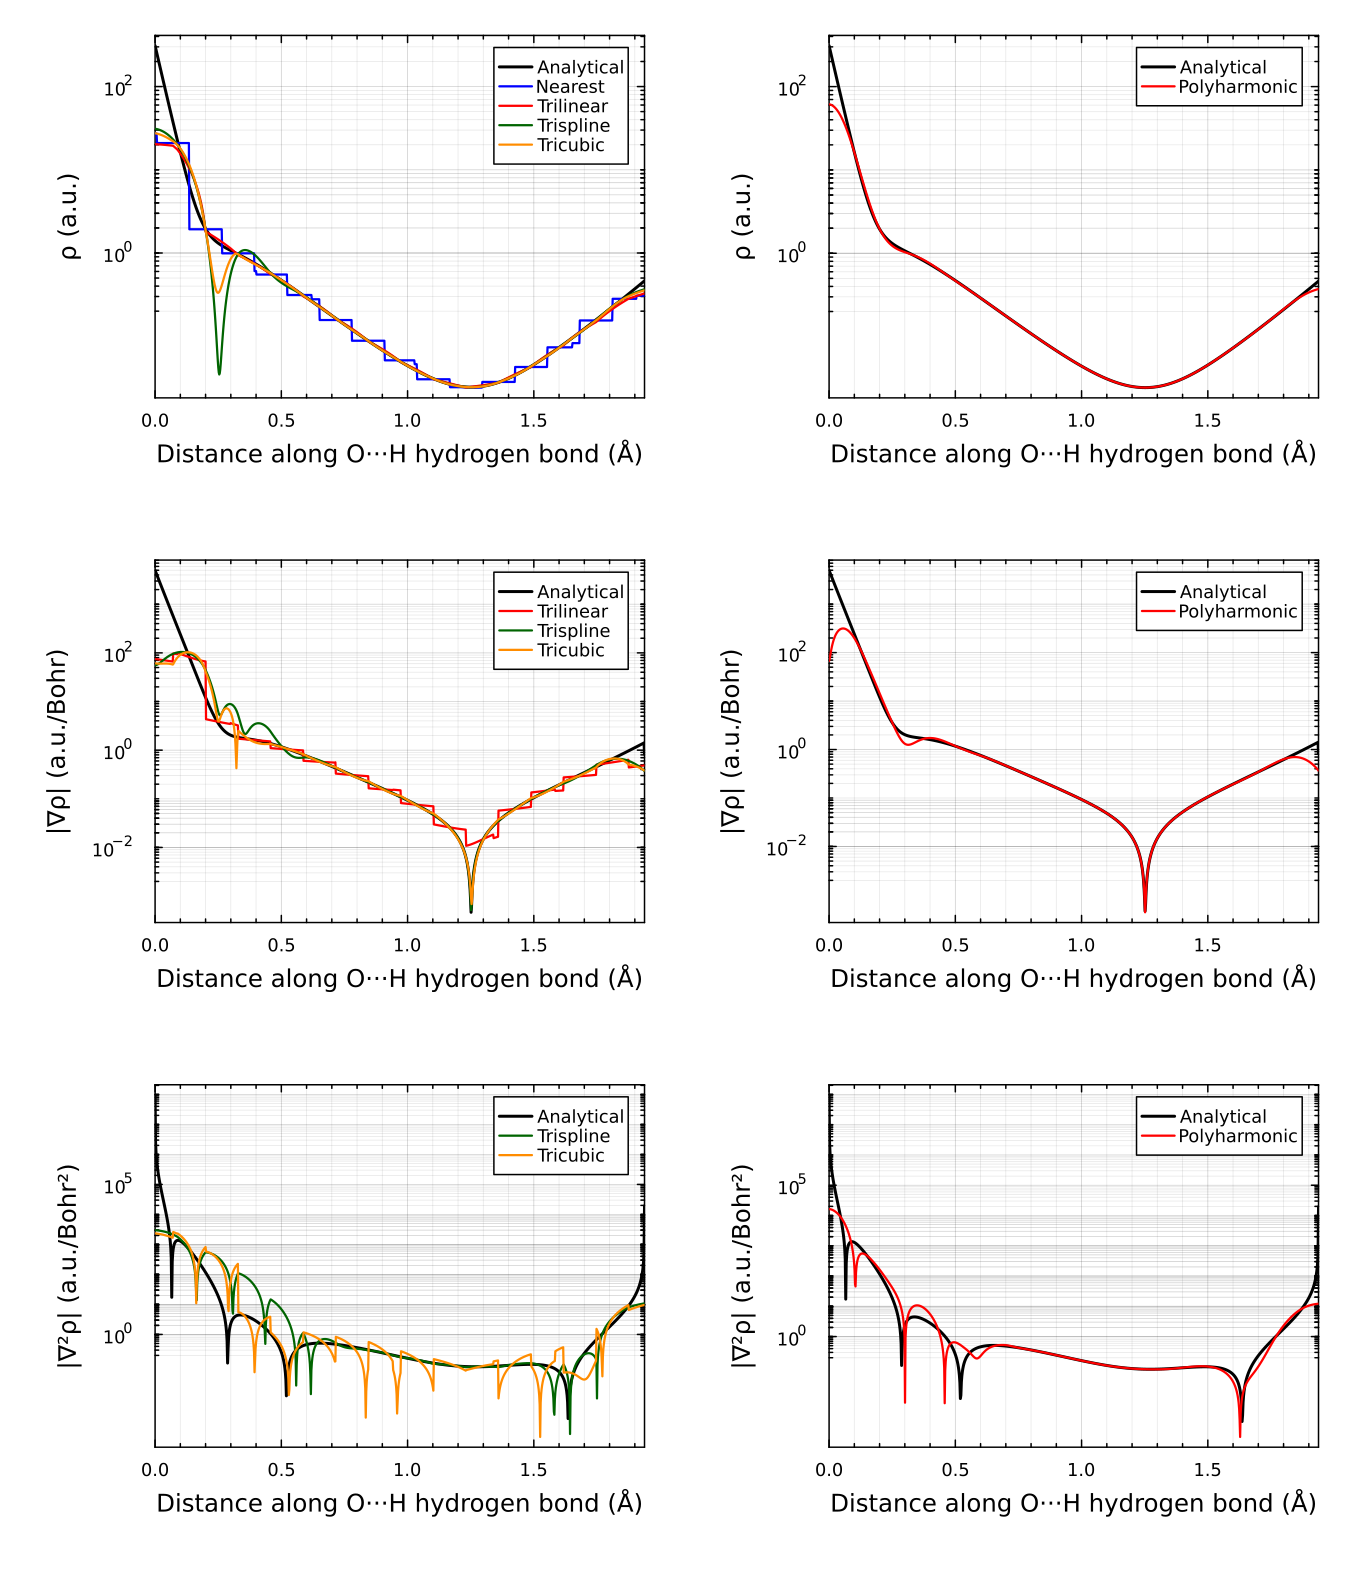

Source code (Julia):
# ============================================================
# PHS Charge Density Analysis — Comparison Script
# ============================================================
#
# Reproduces the 3×2 log-scale comparison plot comparing analytical
# (DFT reference) values against 3D interpolants for:
#   Row 1:  ρ        (charge density)
#   Row 2:  |∇ρ|     (gradient magnitude)
#   Row 3:  |∇²ρ|    (Laplacian magnitude)
# along the O7...H21 hydrogen-bond path in the phenol dimer.
#
# Left column  — all standard 3D methods vs Analytical
# Right column — Polyharmonic spline (PHS) vs Analytical
#
# Data files (edit the paths below if needed):
#   3D grid : phenol-dimer_B3LYP_TZ2P_GO_3dgrid_sp0.236_ext3.pkl
#             Python pickle: x (75,), y (113,), z (70,) [Bohr],
#             variables["density_scf"] (75,113,70) [a.u.]
#   1D path : phenol-dimer_B3LYP_TZ2P_GO_line_O7_H21_N1000.csv
#             Columns: point, x_bohr, y_bohr, z_bohr, arclength_bohr,
#                      density_scf, density_frag, dengrad_mag, laplacian_scf
#
# Dependencies (add to your active Julia environment as needed):
#   Pkg.add("Plots")   — Plots.jl for visualisation
#   Pkg.add("Pickle")  — Pickle.jl for loading the .pkl grid file
#
# Implementation notes on PHS derivatives:
#   PHSInterpolantND does NOT implement _locate_cell/_eval_at_cell, so
#   gradient() / laplacian() from vector_calculus.jl are NOT available for it.
#   Instead use the `deriv` keyword on the callable:
#     itp_phs(q; deriv = (DerivOp{1}(), DerivOp{0}(), DerivOp{0}()))  # ∂ρ/∂x
#     itp_phs(q; deriv = (DerivOp{2}(), DerivOp{0}(), DerivOp{0}()))  # ∂²ρ/∂x²

using FastInterpolations
using DelimitedFiles
using LinearAlgebra
using Pickle
using Plots
using Printf

# ============================================================
# Patch Pickle.jl to support numpy._core (NumPy >= 2.0)
# ============================================================
Pickle.np_methods!(mt) = begin
    mt["numpy.core.multiarray._reconstruct"]  = Pickle.np_multiarray_reconstruct
    mt["numpy._core.multiarray._reconstruct"] = Pickle.np_multiarray_reconstruct
    mt["numpy.dtype"]                          = Pickle.np_dtype
    mt["numpy.core.multiarray.scalar"]         = Pickle.np_scalar
    mt["numpy._core.multiarray.scalar"]        = Pickle.np_scalar
    mt["__build__.Pickle.NpyDtype"]            = Pickle.build_npydtype
    mt["__build__.Pickle.NpyArrayPlaceholder"] = Pickle.build_nparray
    return mt
end

# ============================================================
# Configuration — edit paths here
# ============================================================
const PKL_PATH = "/Users/haiiro/scratch/phenol-dimer_B3LYP_TZ2P_GO_3dgrid_sp0.236_ext3.pkl"
const CSV_PATH = "/Users/haiiro/scratch/phenol-dimer_B3LYP_TZ2P_GO_line_O7_H21_N1000.csv"
const OUT_PATH = joinpath(@__DIR__, "phs_density_comparison.png")

const BOHR2ANG = 0.529177210903   # 1 Bohr → Angstrom

# ============================================================
# 1. Load 3D grid from pickle via Pickle.jl
# ============================================================
println("Loading 3D grid from pickle...")

pkl = Pickle.npyload(PKL_PATH)
x_grid = Float64.(pkl["x"])
y_grid = Float64.(pkl["y"])
z_grid = Float64.(pkl["z"])
rho_3d  = Float64.(pkl["variables"]["density_scf"])   # already (nx,ny,nz) via c2f
rho0_3d = Float64.(pkl["variables"]["density_frag"])

@printf "  Grid: %d×%d×%d, ρ ∈ [%.2e, %.2e] a.u.\n" length(x_grid) length(y_grid) length(z_grid) minimum(rho_3d) maximum(rho_3d)

# ============================================================
# 2. Load 1D analytical path from CSV
# ============================================================
println("Loading 1D analytical path from CSV...")

raw = readdlm(CSV_PATH, ',', skipstart = 1)
# column order: point, x_bohr, y_bohr, z_bohr, arclength_bohr,
#               density_scf, density_frag, dengrad_mag, laplacian_scf
qx      = Float64.(raw[:, 2])               # x_bohr
qy      = Float64.(raw[:, 3])               # y_bohr
qz      = Float64.(raw[:, 4])               # z_bohr
s_ang   = Float64.(raw[:, 5]) .* BOHR2ANG   # arclength in Å
ρ_ref   = Float64.(raw[:, 6])               # density_scf [a.u.]
∇ρ_ref  = Float64.(raw[:, 8])               # dengrad_mag [a.u./Bohr]
∇²ρ_ref = abs.(Float64.(raw[:, 9]))         # |laplacian_scf| [a.u./Bohr²]
N_path  = length(qx)

@printf "  Path: %d points, s ∈ [%.4f, %.4f] Å\n" N_path s_ang[1] s_ang[end]

# ============================================================
# 3. Build 3D interpolants
# ============================================================
grids = (x_grid, y_grid, z_grid)
println("\nBuilding interpolants on $(length(x_grid))×$(length(y_grid))×$(length(z_grid)) grid...")

println("  [1/5] Nearest (constant)...")
@time itp_nearest  = constant_interp(grids, rho_3d)

println("  [2/5] Trilinear (linear)...")
@time itp_linear   = linear_interp(grids, rho_3d)

println("  [3/5] Trispline (global cubic spline)...")
@time itp_cubic    = cubic_interp(grids, rho_3d)

println("  [4/5] Tricubic (Cardinal / Catmull-Rom)...")
@time itp_cardinal = interp(grids, rho_3d;
    method = (CardinalInterp(), CardinalInterp(), CardinalInterp()))

# Build a log-space PHS of the promolecular density ρ₀ (density_frag).
#
# Near nuclei, ρ₀ varies on sub-grid-step scales, so a plain cubic (or even PHS)
# interpolant of ρ₀ gives wildly inaccurate derivatives there.  The paper avoids
# this by representing ρ₀ as a sum of 1D atomic radial functions that can be
# differentiated analytically.  We achieve the same accuracy from 3D grid data by
# storing log(ρ₀) in the PHS instead of ρ₀ directly: log(ρ₀) is smooth near nuclei
# (asymptotically linear in r), so the PHS derivatives are accurate.
#
# ConstantRef(1.0) acts as the trivial reference so that the stored data becomes
#   log(ρ₀ / 1.0) = log(ρ₀)
# and evaluations return ρ₀ = 1 · exp(f) with derivatives via the exact chain rule
# inside the PHS engine — no external cubic-spline derivative of ρ₀ is ever used.
println("  Building log-space PHS reference for ρ₀ (accurate near-nucleus derivatives)...")
@time itp_frag_log = phs_interp(grids, rho0_3d; stencil_size = 8, degree = 3,
    blend_factor = 2.0, reference_interp = ConstantRef(1.0))

println("  [5/5] Polyharmonic spline (PHS-3, stencil_size=8, log-density transform)...")
# Paper (Sec. III): N = 8³ = 512 stencil nodes; f = log(ρ_scf / ρ₀) is smooth
# across the whole grid, eliminating the nuclear-cusp oscillations that affect
# raw interpolation of ρ directly.  itp_frag_log is used as the reference so that
# ∂ρ₀/∂x at any query point is computed accurately via the log-space PHS.
@time itp_phs = phs_interp(grids, rho_3d; stencil_size = 8, degree = 3, blend_factor = 2.0,
    reference_interp = itp_frag_log, reference_data = rho0_3d)

println("All interpolants built.")

# ============================================================
# 4. Evaluate along the 1D path
# ============================================================
println("\nEvaluating along path ($N_path points)...")

# Allocate result arrays
ρ_nearest  = zeros(N_path);  ρ_linear   = zeros(N_path)
ρ_cubic    = zeros(N_path);  ρ_cardinal = zeros(N_path)
ρ_phs      = zeros(N_path)

∇ρ_linear   = zeros(N_path);  ∇ρ_cubic    = zeros(N_path)
∇ρ_cardinal = zeros(N_path);  ∇ρ_phs      = zeros(N_path)

∇²ρ_cubic    = zeros(N_path)
∇²ρ_cardinal = zeros(N_path)
∇²ρ_phs      = zeros(N_path)

# Derivative operator shortcuts for PHS:
#   DerivOp{n}() selects the n-th derivative along that axis (0 = value)
const D0 = DerivOp{0}()
const D1 = DerivOp{1}()
const D2 = DerivOp{2}()

# ── density ρ ──────────────────────────────────────────────────────────────────
print("  ρ ... ")
@time for i in 1:N_path
    q = (qx[i], qy[i], qz[i])
    ρ_nearest[i]  = itp_nearest(q)
    ρ_linear[i]   = itp_linear(q)
    ρ_cubic[i]    = itp_cubic(q)
    ρ_cardinal[i] = itp_cardinal(q)
    ρ_phs[i]      = itp_phs(q)
end

# ── gradient magnitude |∇ρ| ────────────────────────────────────────────────────
# gradient(itp, q) returns NTuple{3, Float64} for cubic / cardinal interpolants.
# PHSInterpolantND: must use the deriv kwarg (no _locate_cell/_eval_at_cell).
print("  |∇ρ| ... ")
@time for i in 1:N_path
    q = (qx[i], qy[i], qz[i])

    g = gradient(itp_linear, q)
    ∇ρ_linear[i] = sqrt(g[1]^2 + g[2]^2 + g[3]^2)

    g = gradient(itp_cubic, q)
    ∇ρ_cubic[i] = sqrt(g[1]^2 + g[2]^2 + g[3]^2)

    g = gradient(itp_cardinal, q)
    ∇ρ_cardinal[i] = sqrt(g[1]^2 + g[2]^2 + g[3]^2)

    gx = itp_phs(q; deriv = (D1, D0, D0))
    gy = itp_phs(q; deriv = (D0, D1, D0))
    gz = itp_phs(q; deriv = (D0, D0, D1))
    ∇ρ_phs[i] = sqrt(gx^2 + gy^2 + gz^2)
end

# ── Laplacian magnitude |∇²ρ| ──────────────────────────────────────────────────
# laplacian(itp, q) returns scalar ∇²f for cubic / cardinal.
# PHSInterpolantND: sum of the three diagonal second-order partials.
print("  |∇²ρ| ... ")
@time for i in 1:N_path
    q = (qx[i], qy[i], qz[i])

    ∇²ρ_cubic[i]    = abs(laplacian(itp_cubic,    q))
    ∇²ρ_cardinal[i] = abs(laplacian(itp_cardinal, q))

    d2x = itp_phs(q; deriv = (D2, D0, D0))
    d2y = itp_phs(q; deriv = (D0, D2, D0))
    d2z = itp_phs(q; deriv = (D0, D0, D2))
    ∇²ρ_phs[i] = abs(d2x + d2y + d2z)
end

println("Evaluation complete.")

# ============================================================
# 5. Plot — 3 rows × 2 columns, log-scale y-axis
# ============================================================
println("\nGenerating plot...")

# Colour scheme (approximately matching the reference figure)
col_analytical = :black
col_nearest    = :blue
col_linear     = :red
col_cubic      = :darkgreen   # Trispline
col_cardinal   = :darkorange  # Tricubic
col_phs        = :red

lw_ref = 2.0
lw_itp = 1.5

# Replace non-positive values with NaN for safe log-scale rendering
logclean(v) = [x > 0.0 ? x : NaN for x in v]

xlims_val  = (s_ang[1], s_ang[end])
xlabel_str = "Distance along O···H hydrogen bond (Å)"

kw_common = (
    xaxis      = :identity,
    yaxis      = :log10,
    xlims      = xlims_val,
    xlabel     = xlabel_str,
    legend     = :topright,
    minorgrid  = true,
    framestyle = :box,
)

function ref_series!(p, s, ref; label = "Analytical")
    plot!(p, s, logclean(ref); label = label,
          color = col_analytical, linewidth = lw_ref, linestyle = :solid)
end

function add_series!(p, s, data, label, color)
    plot!(p, s, logclean(data); label = label, color = color, linewidth = lw_itp)
end

# ── Row 1: ρ ──────────────────────────────────────────────────────────────────
p11 = plot(; kw_common..., ylabel = "ρ (a.u.)")
ref_series!(p11, s_ang, ρ_ref)
add_series!(p11, s_ang, ρ_nearest,  "Nearest",    col_nearest)
add_series!(p11, s_ang, ρ_linear,   "Trilinear",  col_linear)
add_series!(p11, s_ang, ρ_cubic,    "Trispline",  col_cubic)
add_series!(p11, s_ang, ρ_cardinal, "Tricubic",   col_cardinal)

p12 = plot(; kw_common..., ylabel = "ρ (a.u.)")
ref_series!(p12, s_ang, ρ_ref)
add_series!(p12, s_ang, ρ_phs, "Polyharmonic", col_phs)

# ── Row 2: |∇ρ| ───────────────────────────────────────────────────────────────
p21 = plot(; kw_common..., ylabel = "|∇ρ| (a.u./Bohr)")
ref_series!(p21, s_ang, ∇ρ_ref)
add_series!(p21, s_ang, ∇ρ_linear,   "Trilinear", col_linear)
add_series!(p21, s_ang, ∇ρ_cubic,    "Trispline", col_cubic)
add_series!(p21, s_ang, ∇ρ_cardinal, "Tricubic",  col_cardinal)

p22 = plot(; kw_common..., ylabel = "|∇ρ| (a.u./Bohr)")
ref_series!(p22, s_ang, ∇ρ_ref)
add_series!(p22, s_ang, ∇ρ_phs, "Polyharmonic", col_phs)

# ── Row 3: |∇²ρ| ──────────────────────────────────────────────────────────────
p31 = plot(; kw_common..., ylabel = "|∇²ρ| (a.u./Bohr²)")
ref_series!(p31, s_ang, ∇²ρ_ref)
add_series!(p31, s_ang, ∇²ρ_cubic,    "Trispline", col_cubic)
add_series!(p31, s_ang, ∇²ρ_cardinal, "Tricubic",  col_cardinal)

p32 = plot(; kw_common..., ylabel = "|∇²ρ| (a.u./Bohr²)")
ref_series!(p32, s_ang, ∇²ρ_ref)
add_series!(p32, s_ang, ∇²ρ_phs, "Polyharmonic", col_phs)

# ── Combine ───────────────────────────────────────────────────────────────────
fig = plot(p11, p12, p21, p22, p31, p32;
    layout        = (3, 2),
    size          = (900, 1050),
    dpi           = 150,
    left_margin   = 10Plots.mm,
    bottom_margin = 7Plots.mm,
    top_margin    = 4Plots.mm,
    right_margin  = 3Plots.mm)

savefig(fig, OUT_PATH)
println("Saved: $OUT_PATH")
display(fig)
